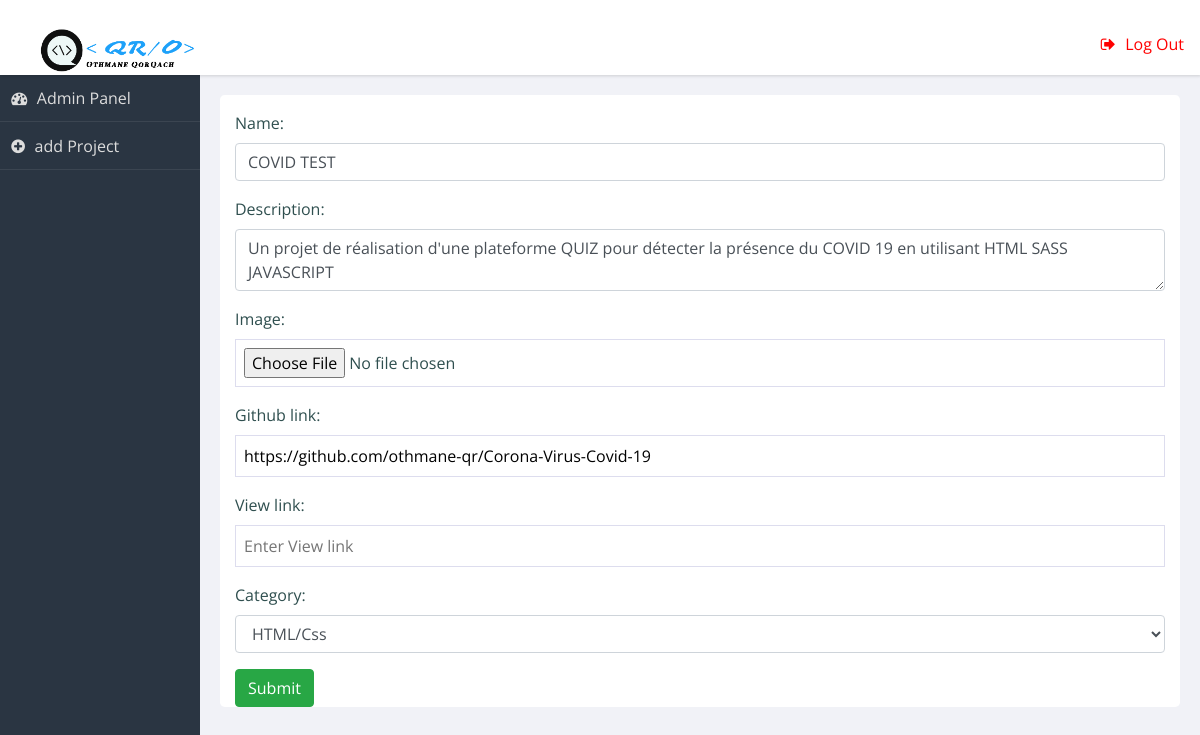
Screenshot of /admin/update.php?id=38 (signed in) with the database file from the repository.
### tables this page shows
CREATE TABLE IF NOT EXISTS `project` (
  `Id` int(11) NOT NULL AUTO_INCREMENT,
  `Name` varchar(50) NOT NULL,
  `Description` varchar(150) NOT NULL,
  `Image` varchar(100) NOT NULL,
  `Github` varchar(100) NOT NULL,
  `View` varchar(100) NOT NULL,
  `Category` varchar(50) NOT NULL,
  PRIMARY KEY (`Id`)
);

### admin/update.php (the view, shortened to what this page needs)
<?php
include 'include/datebase.php';
$message=$id=null;
if ( !empty($_GET['id'])) {
 $id = $_REQUEST['id'];
}
$var1 = "SELECT * FROM  project WHERE  Id = $id";
$resultat = $db_connect->query($var1);
$data = $resultat->fetchAll(PDO::FETCH_ASSOC);
?>
<!DOCTYPE html>
<html lang="en" >
<head>
  <link rel='stylesheet' href='https://cdnjs.cloudflare.com/ajax/libs/font-awesome/4.4.0/css/font-awesome.min.css'>
  <link rel="stylesheet" href="https://stackpath.bootstrapcdn.com/bootstrap/4.3.1/css/bootstrap.min.css">
      <link rel="stylesheet" href="css/style.css">
</head>
<body>
<?php include 'include/header-nav.php';?>
<main role="main">
<section class="panel important">
<div class="container">
<form action='update.php?id=<?php echo $id?>' method="POST" >
<?php
 foreach($data as $projet) {
    $port_projet = <<<prod
    <div class="form-group">
      <label>Name:</label>
      <input type="text" class="form-control" placeholder="Enter Name" name="Name" value="{$projet['Name']}">
    </div>
    <div class="form-group">
      <label>Description:</label>
      <textarea name="Description" class="form-control" placeholder="Enter your Description">{$projet['Description']}</textarea>
    </div>
    <div class="form-group">
      <label>Image:</label>
      <input type="file" class="form-control-file" placeholder="Image link" name="Image" value="{$projet['Image']}">
    </div>
    <div class="form-group">
      <label>Github link:</label>
      <input type="text" placeholder="Enter Github link" name="Github" value="{$projet['Github']}">
    </div>
    <div class="form-group">
      <label>View link:</label>
      <input type="text" placeholder="Enter View link" name="View" value="{$projet['View']}">
    </div>
	  <div class="form-group">
      <label>Category:</label>
      <select class="form-control" name="Category">
      <option value="app">HTML/Css</option>
      <option value="icon">JavaScript</option>
      <option value="logo">PHP</option>
      <option value="web">Autre</option>
     </div>
    </select>
    </div>
    <button type="submit" class="btn btn-labeled btn-success" name="Submit">Submit</button>
prod;
echo  $port_projet;
 }
 ?>
  </section>
  </main>
</body>
</html>

### admin/css/style.css (style rules this page uses)
html { box-sizing: border-box; }
*, *:before, *:after { box-sizing: inherit; }
body { background: #f1f2f7; font-family: "Open Sans", arial, sans-serif; color: darkslategray; }
.panel { background-color: white; color: darkslategray; -webkit-border-radius: 0.3rem; -moz-border-radius: 0.3rem; -ms-border-radius: 0.3rem; border-radius: 0.3rem; margin: 1%; }
form input, form textarea, form select { width: 100%; display: block; border: solid 1px #dde; padding: 0.5em; }
form input:after, form textarea:after, form select:after { content: ""; display: table; clear: both; }
form label, form legend { display: block; margin: 1em 0 0.5em; }
@media screen and (min-width: 600px) { html, body { height: 100%; } }
@media screen and (min-width: 600px) { main[role="main"] { margin: 75px 0 40px 200px; } }
@media screen and (min-width: 600px) { main[role="main"]:after { content: ""; display: table; clear: both; } }
@media screen and (min-width: 600px) { .panel { margin: 2% 0 0 2%; float: left; width: 96%; } }
@media screen and (min-width: 600px) { .panel:after { content: ""; display: table; clear: both; } }
@media screen and (min-width: 900px) { .panel { width: 47%; clear: none; } }
@media screen and (min-width: 900px) { .panel.important { width: 96%; } }

### rows the page displays
project: Name "COVID TEST", Description "Un projet de réalisation d'une plateforme QUIZ pour détecter la présence du COVID 19 en utilisant HTML SASS JAVASCRIPT", Github "https://github.com/othmane-qr/Corona-Virus-Covid-19"
